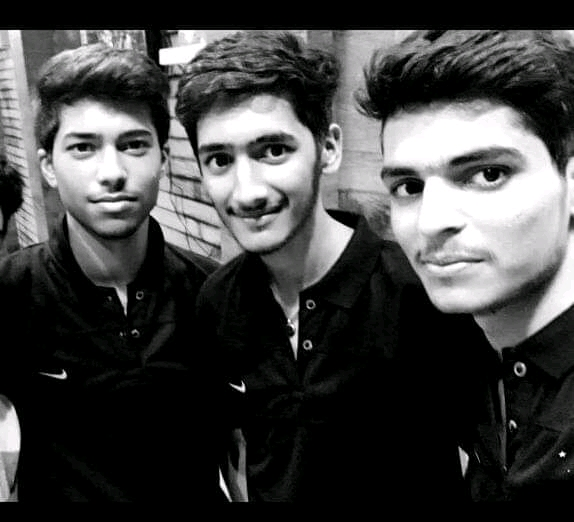
#> input picture Face Detection using Haar Cascade/sample_image.jpg, 574 x 522 px
$ python main.py
#> lines starting #> are read from the running program, lines starting #| are printed output that depends on the picture; after the words box and inside, x2 and y2 are one past the last pixel; in counts of white or black regions, pixels touching at a corner belong together
# importing OpenCV
import cv2

# defining my classifier and providing the trained classifier file name
face_cascade = cv2.CascadeClassifier("haarcascade_frontalface_default.xml")
print("successful")

# reading the input img
img = cv2.imread("sample_image.jpg")
#> img is the input picture: shape (522, 574, 3); mean B, G, R 67.1, 67.4, 67.1

#converting the input image into grayscale
gray_img = cv2.cvtColor(img,cv2.COLOR_BGR2GRAY)

# Now by applying detectMultiScale method on our trained classifier
# we are going to detect Faces on the grayscale image
# the argument scaleFactor specify how much the img size is ruduced at each image scale
# minNeighbors parameter specify how many neighbors each candidate rectangle should have to retain it.

faces = face_cascade.detectMultiScale(gray_img, scaleFactor=1.5, minNeighbors=1)
#> faces = [[48, 100, 122, 122], [19, 76, 182, 182], [157, 88, 182, 182], [355, 112, 182, 182]]
print("s2")

# this will print cordinates of rectangle
print(type(faces))
#| <class 'numpy.ndarray'>
print(faces)
#| [[ 48 100 122 122]
#|  [ 19  76 182 182]
#|  [157  88 182 182]
#|  [355 112 182 182]]

# this will generate a rectangular box around our face
# the color of rectangular box will depend on RGB combination used here i have taken (255,100,50)
for x,y,w,h in faces:
    img = cv2.rectangle(img, (x,y),(x+w,y+w),(255,100,50),3)
#> this loop made 4 passes
#> pass 1, `img = cv2.rectangle(img, (x,y),(x+w,y+w),(255,100,50),3)`:
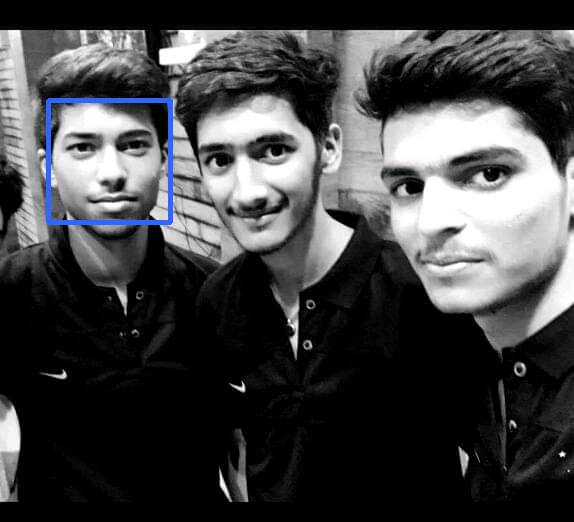
#> img: shape (522, 574, 3); 0.81% of pixels changed, all inside (x1, y1, x2, y2) = (46, 98, 173, 225)
#> pass 2, `img = cv2.rectangle(img, (x,y),(x+w,y+w),(255,100,50),3)`:
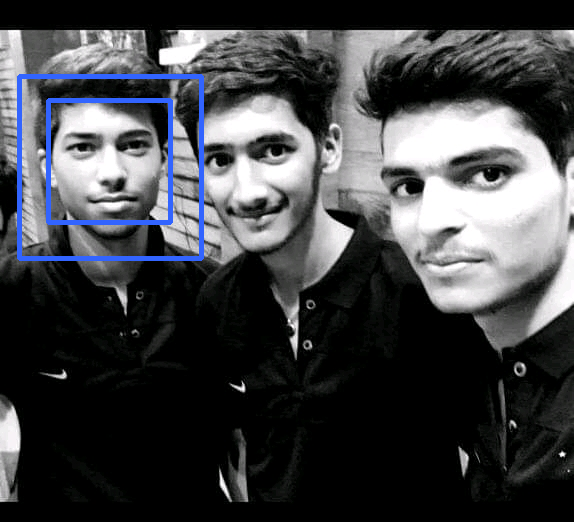
#> img: shape (522, 574, 3); 1.21% of pixels changed, all inside (x1, y1, x2, y2) = (17, 74, 204, 261)
#> pass 3, `img = cv2.rectangle(img, (x,y),(x+w,y+w),(255,100,50),3)`:
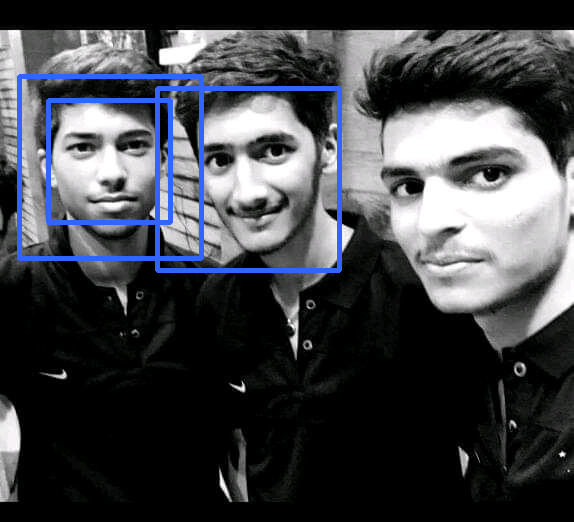
#> img: shape (522, 574, 3); 1.18% of pixels changed, all inside (x1, y1, x2, y2) = (155, 86, 342, 273)
#> after the loop:
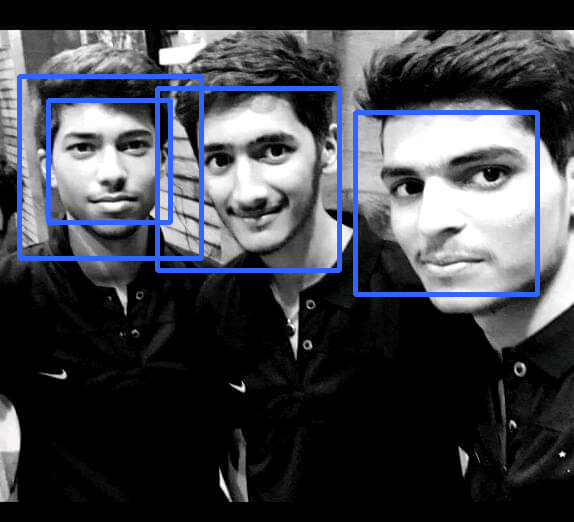
#> img: shape (522, 574, 3); 1.21% of pixels changed, all inside (x1, y1, x2, y2) = (353, 110, 540, 297)
resized = cv2.resize(img,(int(img.shape[1]),int (img.shape[1])))
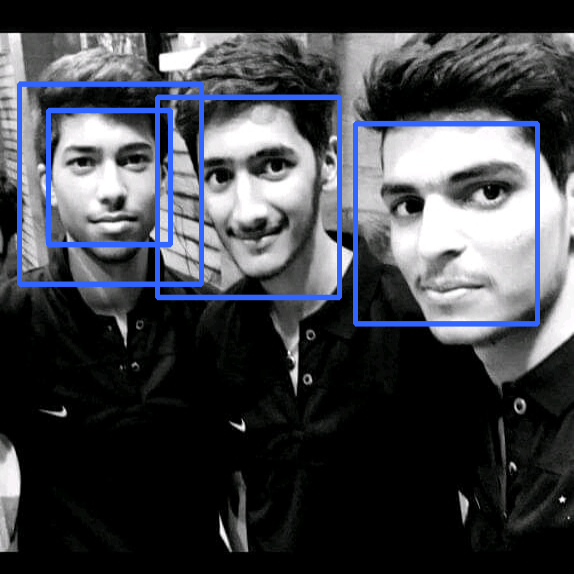
#> resized: shape (574, 574, 3); mean B, G, R 73.9, 67.3, 64.9


# Display the output image
cv2.imshow("Gray",resized)
cv2.waitKey(0)
